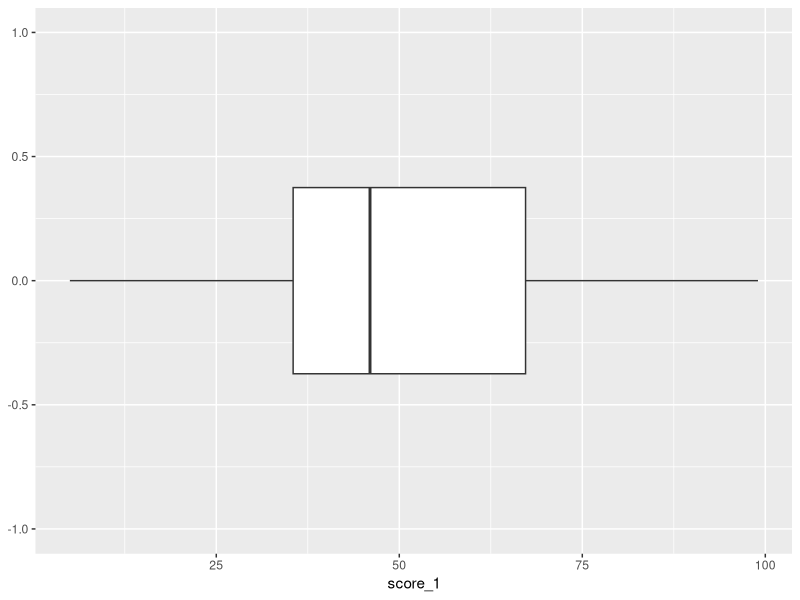
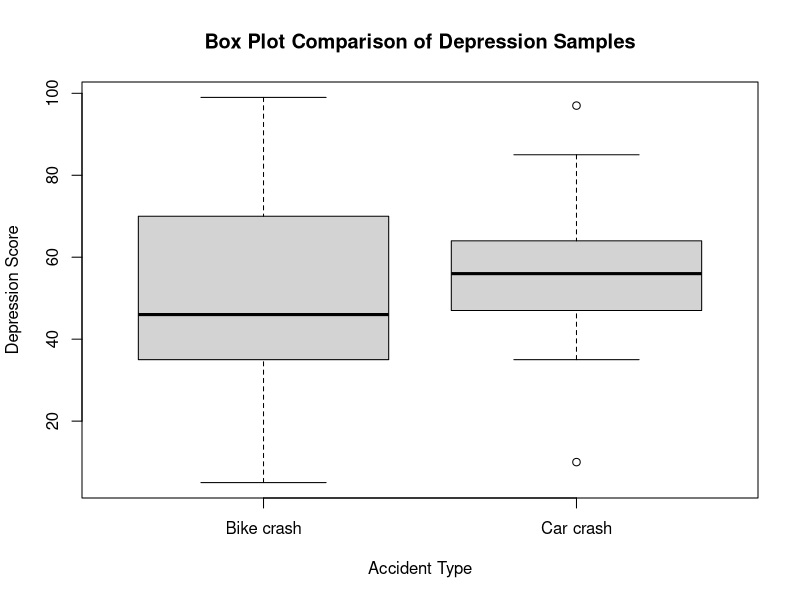

Here is the R script that generated these plots, in order:
## ---- chunk 1
# Set score variable of bike crash
score_1 = c(45, 39, 25, 47, 49, 5, 70, 99, 74, 37, 99, 35, 8, 59)
score_sample = data.frame(score_1)
# Compute descriptive data of the first sample (bike crash)
mean_score1 = mean(score_1)
median_score1 = median(score_1)
range_score1 = max(score_1)-min(score_1)
sd_score1 = sd(score_1)
summary(score_1)

#Create box plot
library(ggplot2)
ggplot(score_sample, aes(x = score_1))+
  geom_boxplot()+
  ylim(-1, 1)
  labs(title = 'Box Plot of Depression Scores',
       x = 'Score')
## ---- chunk 2
# Set Set score variable of car crash
score_2 = c(67, 50, 85, 43, 64, 35, 47, 97, 58, 58, 10, 56, 50)

# Create a list of data used for creating box plot
depression_data = list('Bike crash' = score_1,
            'Car crash' = score_2)

# Create a side-by-side box plot of samples
box_plot_comparison = boxplot(depression_data, main = 'Box Plot Comparison of Depression Samples',
        xlab = 'Accident Type',
        ylab = 'Depression Score')

# Make a table of two sets of results
table_box_plot = cbind(summary(score_1), summary(score_2))
table_box_plot
## ---- chunk 3
p_de = 0.8*0.05/(0.8*0.05+0.1*0.95)
